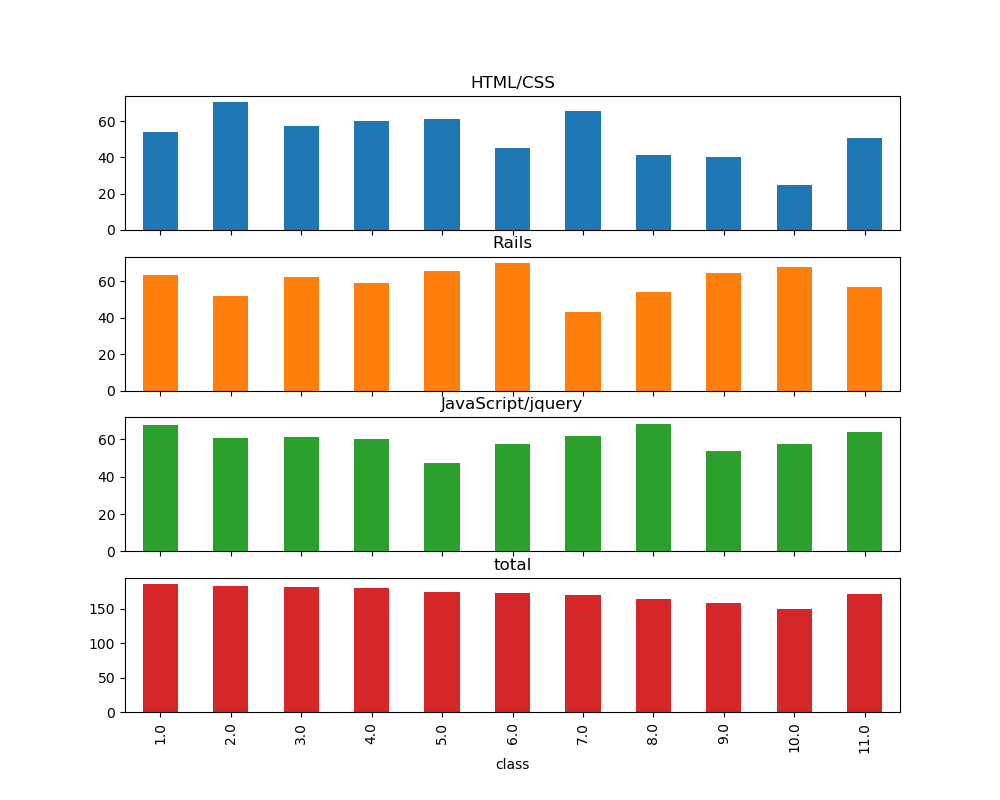

Write Python code to recreate this figure.
import pandas as pd
import matplotlib
import matplotlib.pyplot as plt

# Excelデータを読み込み、Dataframeにする
xl_df = pd.read_excel('test_data.xlsx')
df = xl_df.iloc[:, 1:]

# それぞれの合計点をDataframeに追加
xl_df['total'] = df.sum(axis=1)
s_df = xl_df.sort_values('total', ascending=False) # totalの順番に並び替え

drop_col = ['HTML/CSS', 'Rails', 'JavaScript/jquery', 'total']
d_df = s_df.drop(drop_col, axis=1)
d_df['class'] = float()
pd.options.display.precision = 0
for i in range(0,11):
  d_df[i::11] = i + 1

df_concat = pd.concat([s_df,d_df.iloc[:,1:]], axis=1)
s_df_concat = df_concat.sort_values('class')
l_df = s_df_concat.reset_index(drop=True)
m_l_df = l_df.groupby('class').mean()
l_df.to_html('grouping1.html')
m_l_df.to_html('average1.html')

m_l_df.plot.bar(figsize=(10,8),subplots=True,legend=False)
plt.savefig('grouping1.png') 
